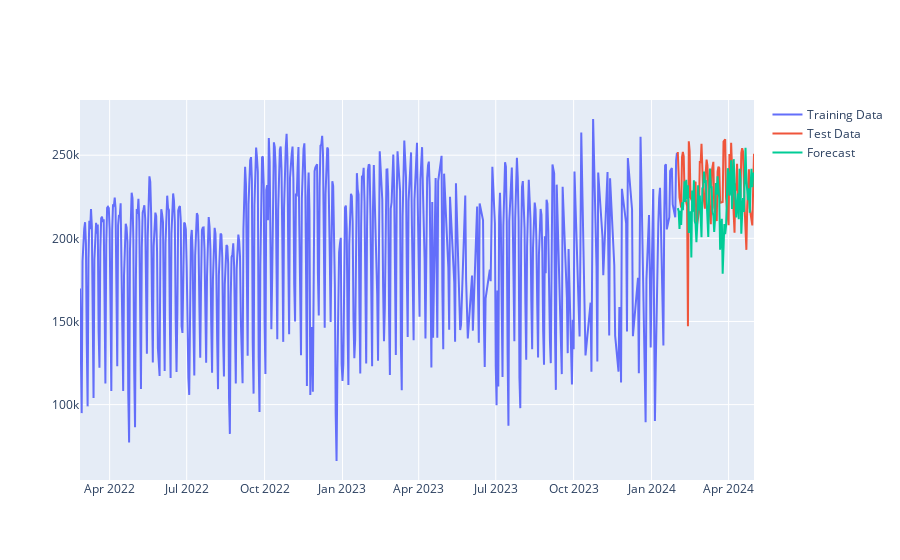

The notebook cell saved with this chart:
### Markdown cell above
### Holt Winters Model

### Code cell
model_holt_winters = ExponentialSmoothing(daily_df['daily_ridership'], trend='mul', seasonal='mul',seasonal_periods=114).fit(optimized = True)
forecast_holt_winters = model_holt_winters.forecast(len(daily_df_test))
plot_func(daily_df,forecast_holt_winters, 'Holt Winters Model')
